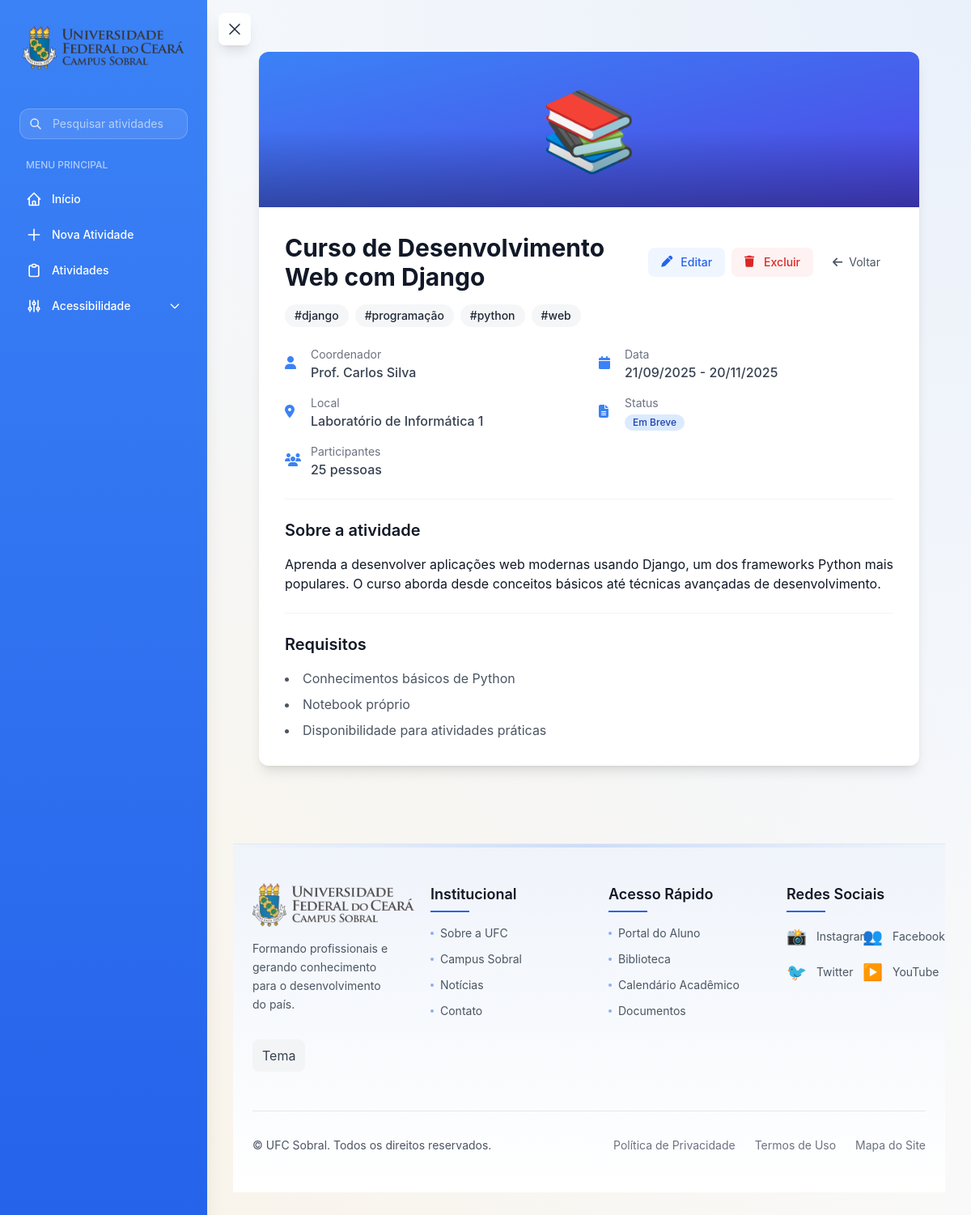
Page /atividades/1/ on the committed database.
### activities/models.py (models this page shows, shortened)
class Activity(models.Model):
    class ActivityType(models.TextChoices):
        COURSE = 'COURSE', _('Curso')
        WORKSHOP = 'WORKSHOP', _('Workshop')
        SEMINAR = 'SEMINAR', _('Seminário')
        RESEARCH = 'RESEARCH', _('Pesquisa')
        EXTENSION = 'EXTENSION', _('Extensão')
        OTHER = 'OTHER', _('Outro')
    class ActivityStatus(models.TextChoices):
        PENDING = 'PENDING', _('Pendente')
        IN_PROGRESS = 'IN_PROGRESS', _('Em Andamento')
        COMPLETED = 'COMPLETED', _('Concluída')
        CANCELLED = 'CANCELLED', _('Cancelada')
        ACTIVE = 'ACTIVE', _('Ativa')
        UPCOMING = 'UPCOMING', _('Em Breve')
    ACTIVITY_TYPES = [
        ('COURSE', 'Curso'),
        ('WORKSHOP', 'Workshop'),
        ('SEMINAR', 'Seminário'),
        ('RESEARCH', 'Pesquisa'),
        ('EXTENSION', 'Extensão'),
        ('OTHER', 'Outro'),
    ]
    STATUS_CHOICES = [
        ('PENDING', 'Pendente'),
        ('IN_PROGRESS', 'Em Andamento'),
        ('COMPLETED', 'Concluída'),
        ('CANCELLED', 'Cancelada'),
        ('ACTIVE', 'Ativa'),
        ('UPCOMING', 'Em Breve'),
    ]
    title = models.CharField(
        max_length=200,
        validators=[MinLengthValidator(3)],
        verbose_name=_('Título'),
        help_text=_('Título da atividade (mínimo 3 caracteres)')
    )
    description = models.TextField(
        validators=[MinLengthValidator(10)],
        verbose_name=_('Descrição'),
        help_text=_('Descrição detalhada da atividade (mínimo 10 caracteres)')
    )
    type = models.CharField(
        max_length=20,
        choices=ActivityType.choices,
        default=ActivityType.COURSE,
        verbose_name=_('Tipo')
    )
    status = models.CharField(
        max_length=20,
        choices=ActivityStatus.choices,
        default=ActivityStatus.PENDING,
        verbose_name=_('Status')
    )
    start_date = models.DateField(verbose_name=_('Data de Início'))
    end_date = models.DateField(verbose_name=_('Data de Término'))
    time = models.TimeField(
        null=True,
        blank=True,
        verbose_name=_('Horário')
    )
    location = models.CharField(
        max_length=200,
        verbose_name=_('Local'),
        help_text=_('Ex: Laboratório de Informática 1')
    )
    coordinator = models.CharField(
        max_length=200,
        verbose_name=_('Coordenador'),
        help_text=_('Ex: Prof. João Silva')
    )
    participants = models.PositiveIntegerField(
        validators=[MinValueValidator(1)],
        verbose_name=_('Número de Participantes'),
        help_text=_('Mínimo 1 participante'),
        default=1
    )
    image = models.ImageField('Imagem', upload_to='activities/', blank=True, null=True)
    image_url = models.URLField(
        null=True,
        blank=True,
        verbose_name=_('URL da Imagem')
    )
    created_at = models.DateTimeField(
        auto_now_add=True,
        verbose_name=_('Criado em')
    )
    updated_at = models.DateTimeField(
        auto_now=True,
        verbose_name=_('Atualizado em')
    )
    class Meta:
        verbose_name = _('Atividade')
        verbose_name_plural = _('Atividades')
        ordering = ['-start_date']
    def get_gradient_class(self):
        gradients = {
            'COURSE': 'from-blue-500 to-indigo-600',
            'WORKSHOP': 'from-purple-500 to-violet-600',
            'SEMINAR': 'from-emerald-500 to-teal-600',
            'RESEARCH': 'from-amber-500 to-orange-600',
            'EXTENSION': 'from-rose-500 to-pink-600',
            'OTHER': 'from-gray-500 to-slate-600'
        }
        return gradients.get(self.type, 'from-gray-500 to-slate-600')
    def get_icon(self):
        icons = {
            'COURSE': '📚',
            'WORKSHOP': '🛠️',
            'SEMINAR': '🎯',
            'RESEARCH': '🔬',
            'EXTENSION': '🤝',
            'OTHER': '📌'
        }
        return icons.get(self.type, '📌')

class ActivityTag(models.Model):
    name = models.CharField('Nome', max_length=50, unique=True)
    activities = models.ManyToManyField(Activity, related_name='tags', blank=True)
    class Meta:
        verbose_name = 'Tag'
        verbose_name_plural = 'Tags'
        ordering = ['name']

class ActivityRequirement(models.Model):
    activity = models.ForeignKey(Activity, on_delete=models.CASCADE, related_name='requirements')
    requirement = models.CharField('Requisito', max_length=200)
    class Meta:
        verbose_name = 'Requisito'
        verbose_name_plural = 'Requisitos'

### activities/views.py (the view)
# urls.py: path('atividades/<int:pk>/', views.ActivityDetailView.as_view(), name='activity_detail'),
class ActivityDetailView(DetailView):
    model = Activity
    template_name = 'activities/detail.html'
    context_object_name = 'activity'

### templates/activities/detail.html (shortened to what this page needs)
{% extends 'base.html' %}
{% load static %}
{% block content %}
{% if activity %}
<div class="max-w-4xl mx-auto px-4 sm:px-6 lg:px-8 py-8">
    <div class="bg-white dark:bg-gray-800 rounded-xl shadow-lg overflow-hidden">
        <div class="bg-gradient-to-br {{ activity.get_gradient_class }} h-48 flex items-center justify-center relative">
            <span class="text-8xl">
                {{ activity.get_icon }}
            </span>
            <div class="absolute bottom-0 left-0 right-0 h-24 bg-gradient-to-t from-black/30 to-transparent"></div>
        </div>
        <div class="p-8">
            <div class="flex flex-col gap-6">
                <div class="space-y-4">
                    <div class="flex items-center justify-between">
                        <h1 class="text-3xl font-bold text-gray-900 dark:text-white">
                            {{ activity.title }}
                        </h1>
                        <div class="flex items-center gap-2">
                            <a href="{% url 'activity_update' activity.pk %}"
                               class="inline-flex items-center gap-2 px-4 py-2 text-sm font-medium text-blue-600 bg-blue-50 rounded-lg hover:bg-blue-100 dark:text-blue-400 dark:bg-blue-900/50 dark:hover:bg-blue-900 transition-colors">
                                <i class="fas fa-pen w-4 h-4"></i>
                                Editar
                            </a>
                            <a href="{% url 'activity_delete' activity.pk %}"
                               onclick="return confirm('Tem certeza que deseja excluir esta atividade?')"
                               class="inline-flex items-center gap-2 px-4 py-2 text-sm font-medium text-red-600 bg-red-50 rounded-lg hover:bg-red-100 dark:text-red-400 dark:bg-red-900/50 dark:hover:bg-red-900 transition-colors">
                                <i class="fas fa-trash w-4 h-4"></i>
                                Excluir
                            </a>
                            <a href="{% url 'activity_list' %}"
                               class="inline-flex items-center gap-2 px-4 py-2 text-sm text-gray-600 dark:text-gray-400 hover:text-gray-900 dark:hover:text-white transition-colors">
                                <i class="fas fa-arrow-left"></i>
                                Voltar
                            </a>
                        </div>
                    </div>
                    {% if activity.tags.all %}
                        <div class="flex flex-wrap gap-2">
                            {% for tag in activity.tags.all %}
                                <span class="inline-flex items-center px-3 py-1 rounded-full text-sm font-medium bg-gray-100/80 text-gray-800 dark:bg-gray-700/80 dark:text-gray-200 backdrop-blur-sm">
                                    #{{ tag.name }}
                                </span>
                            {% endfor %}
                        </div>
                    {% endif %}
                </div>
                <div class="grid grid-cols-1 md:grid-cols-2 gap-6">
                    <div class="space-y-4">
                        <div class="flex items-center gap-3 text-gray-700 dark:text-gray-300">
                            <i class="fas fa-user w-5 h-5 text-blue-500 dark:text-blue-400"></i>
                            <div>
                                <div class="text-sm text-gray-500 dark:text-gray-400">Coordenador</div>
                                <div class="font-medium">{{ activity.coordinator }}</div>
                            </div>
                        </div>
                        <div class="flex items-center gap-3 text-gray-700 dark:text-gray-300">
                            <i class="fas fa-map-marker-alt w-5 h-5 text-blue-500 dark:text-blue-400"></i>
                            <div>
                                <div class="text-sm text-gray-500 dark:text-gray-400">Local</div>
                                <div class="font-medium">{{ activity.location }}</div>
                            </div>
                        </div>
                        <div class="flex items-center gap-3 text-gray-700 dark:text-gray-300">
                            <i class="fas fa-users w-5 h-5 text-blue-500 dark:text-blue-400"></i>
                            <div>
                                <div class="text-sm text-gray-500 dark:text-gray-400">Participantes</div>
                                <div class="font-medium">{{ activity.participants }} pessoas</div>
                            </div>
                        </div>
                    </div>
                    <div class="space-y-4">
                        <div class="flex items-center gap-3 text-gray-700 dark:text-gray-300">
                            <i class="fas fa-calendar w-5 h-5 text-blue-500 dark:text-blue-400"></i>
                            <div>
                                <div class="text-sm text-gray-500 dark:text-gray-400">Data</div>
                                <div class="font-medium">
                                    {% if activity.start_date == activity.end_date %}
                                        {{ activity.start_date|date:"d/m/Y" }}
                                    {% else %}
                                        {{ activity.start_date|date:"d/m/Y" }} - {{ activity.end_date|date:"d/m/Y" }}
                                    {% endif %}
                                </div>
                            </div>
                        </div>
                        <div class="flex items-center gap-3 text-gray-700 dark:text-gray-300">
                            <i class="fas fa-file-alt w-5 h-5 text-blue-500 dark:text-blue-400"></i>
                            <div>
                                <div class="text-sm text-gray-500 dark:text-gray-400">Status</div>
                                <div class="font-medium">
                                    <span class="inline-flex items-center px-2.5 py-0.5 rounded-full text-xs font-medium {% if activity.status == 'ACTIVE' %}bg-green-100 text-green-800 dark:bg-green-900 dark:text-green-200{% elif activity.status == 'UPCOMING' %}bg-blue-100 text-blue-800 dark:bg-blue-900 dark:text-blue-200{% elif activity.status == 'COMPLETED' %}bg-gray-100 text-gray-800 dark:bg-gray-700 dark:text-gray-200{% elif activity.status == 'CANCELLED' %}bg-red-100 text-red-800 dark:bg-red-900 dark:text-red-200{% else %}bg-yellow-100 text-yellow-800 dark:bg-yellow-900 dark:text-yellow-200{% endif %}">
                                        {{ activity.get_status_display }}
                                    </span>
                                </div>
                            </div>
                        </div>
                    </div>
                </div>
                <div class="border-t border-gray-100 dark:border-gray-700 pt-6">
                    <h2 class="text-xl font-semibold text-gray-900 dark:text-white mb-4">
                        Sobre a atividade
                    </h2>
                    <div class="prose prose-gray dark:prose-invert max-w-none">
                        <p class="text-gray-600 dark:text-gray-400 leading-relaxed">
                            {{ activity.description|linebreaks }}
                        </p>
                    </div>
                </div>
                {% if activity.requirements.all %}
                    <div class="border-t border-gray-100 dark:border-gray-700 pt-6">
                        <h2 class="text-xl font-semibold text-gray-900 dark:text-white mb-4">
                            Requisitos
                        </h2>
                        <ul class="list-disc list-inside space-y-2 text-gray-600 dark:text-gray-400">
                            {% for requirement in activity.requirements.all %}
                                <li>{{ requirement.requirement }}</li>
                            {% endfor %}
                        </ul>
                    </div>
                {% endif %}
            </div>
        </div>
    </div>
</div>
{% endif %}
{% endblock %}

### static/css/globals.css (style rules this page uses)
:root { --primary-color: #3b82f6; --primary-color-dark: #2563eb; --primary-color-rgb: 59, 130, 246; --secondary-color: #f59e0b; --secondary-color-rgb: 245, 158, 11; --accent-color: #ec4899; --background-color: #f0f9ff; --card-background: #ffffff; --text-color: #1e293b; --shadow: 0 4px 16px rgba(0, 0, 0, 0.08); --shadow-sm: 0 2px 8px rgba(0, 0, 0, 0.06); --shadow-lg: 0 12px 24px rgba(0, 0, 0, 0.12); --shadow-xl: 0 20px 25px -5px rgba(0, 0, 0, 0.1), 0 10px 10px -5px rgba(0, 0, 0, 0.04); --transition: all 0.3s cubic-bezier(0.4, 0, 0.2, 1); --sidebar-width: 256px; --font-size-base: 16px; --font-size-normal: 16px; --font-size-large: 18px; --font-size-larger: 20px; --border-radius: 1rem; --border-radius-sm: 0.5rem; --border-radius-lg: 1.5rem; }
* { margin: 0; padding: 0; box-sizing: border-box; }
body { font-family: -apple-system, BlinkMacSystemFont, 'Segoe UI', Roboto, Oxygen, Ubuntu, sans-serif; font-size: var(--font-size-base); line-height: 1.7; background-color: var(--background-color); color: var(--text-color); min-height: 100vh; transition: var(--transition); background-image: radial-gradient(circle at top right, rgba(59, 130, 246, 0.08), transparent 70%), radial-gradient(circle at bottom left, rgba(245, 158, 11, 0.08), transparent 70%); }

### static/css/custom.css (style rules this page uses)
[data-font-size="normal"] { font-size: 16px; }
* { transition: all 0.3s ease; }
body { background-image: radial-gradient(circle at top right, rgba(59, 130, 246, 0.08), transparent 70%), radial-gradient(circle at bottom left, rgba(245, 158, 11, 0.08), transparent 70%); }

### rows in the picture
Activity: get_icon "📚", title "Curso de Desenvolvimento Web com Django", coordinator "Prof. Carlos Silva", location "Laboratório de Informática 1", participants "25", start_date "21/09/2025", end_date "20/11/2025", status "Em Breve", description "Aprenda a desenvolver aplicações web modernas usando Django, um dos frameworks Python mais populares. O curso aborda desde conceitos básicos até técnicas avançadas de desenvolvimento."
ActivityTag: name "django"
ActivityTag: name "programação"
ActivityTag: name "python"
ActivityTag: name "web"
ActivityRequirement: requirement "Conhecimentos básicos de Python"
ActivityRequirement: requirement "Notebook próprio"
ActivityRequirement: requirement "Disponibilidade para atividades práticas"
